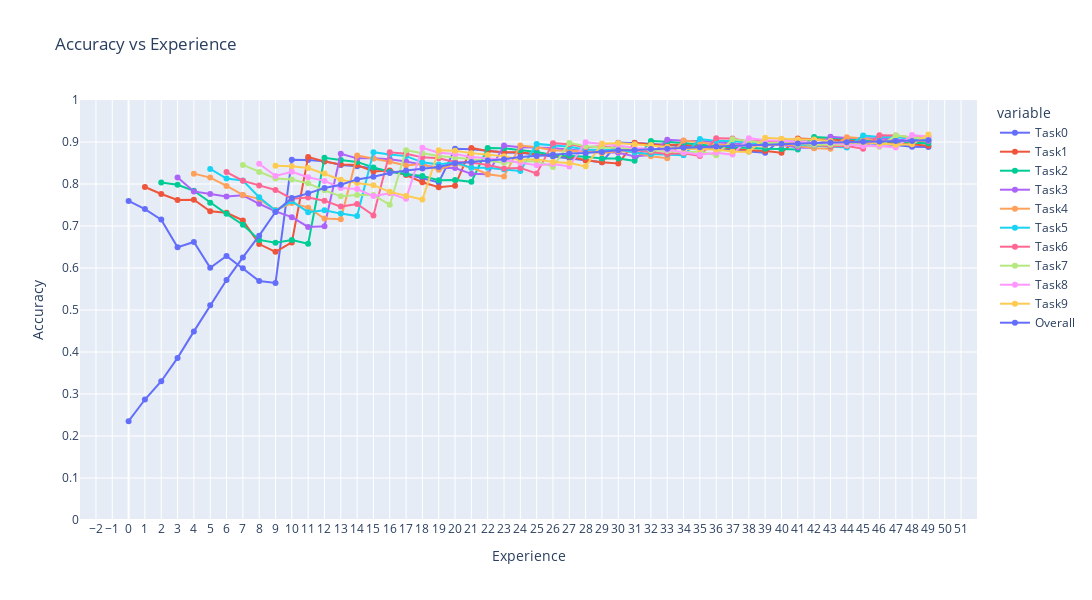

The code cell stored with this chart in its notebook:
### Code cell
# replace with nan noisy metrics
for i in range(10):
    naive["accuracies"][f"Task{i}"][:i] = [np.nan] * i

fig = px.line(
    pd.DataFrame(naive["accuracies"]),
    title="Accuracy vs Experience",
    labels=dict(index="Experience", value="Accuracy"),
    width=1600,
    height=600,
    range_y=[0, 1],
    markers=True,
)
fig.update_layout(
    xaxis=dict(tickmode="linear", tick0=0, dtick=1),
    yaxis=dict(tickmode="linear", tick0=0, dtick=0.1),
)
fig.show()

### Figure 1 — Plotly figure (JSON) as saved in the notebook; plotly's stock layout.template omitted (floating-point values rounded to 4 significant figures)
{"data": [{"hovertemplate": "variable=Task0<br>Experience=%{x}<br>Accuracy=%{y}<extra></extra>", "legendgroup": "Task0", "line": {"color": "#636efa", "dash": "solid"}, "marker": {"symbol": "circle"}, "mode": "lines+markers", "name": "Task0", "orientation": "v", "showlegend": true, "type": "scatter", "x": [0, 1, 2, 3, 4, 5, 6, 7, 8, 9, 10, 11, 12, 13, 14, 15, 16, 17, 18, 19, 20, 21, 22, 23, 24, 25, 26, 27, 28, 29, 30, 31, 32, 33, 34, 35, 36, 37, 38, 39, 40, 41, 42, 43, 44, 45, 46, 47, 48, 49], "xaxis": "x", "y": [0.7596, 0.7403, 0.7152, 0.6494, 0.6618, 0.6003, 0.6285, 0.5996, 0.5688, 0.5643, 0.8576, 0.857, 0.8544, 0.8452, 0.8425, 0.8367, 0.8311, 0.824, 0.8137, 0.8037, 0.8838, 0.8826, 0.8794, 0.8749, 0.8746, 0.8703, 0.8655, 0.8619, 0.8568, 0.852, 0.8985, 0.8975, 0.8958, 0.892, 0.8899, 0.8872, 0.8838, 0.8817, 0.8776, 0.8744, 0.9065, 0.9064, 0.9051, 0.9023, 0.9004, 0.8986, 0.8952, 0.893, 0.8888, 0.8881], "yaxis": "y"}, {"hovertemplate": "variable=Task1<br>Experience=%{x}<br>Accuracy=%{y}<extra></extra>", "legendgroup": "Task1", "line": {"color": "#EF553B", "dash": "solid"}, "marker": {"symbol": "circle"}, "mode": "lines+markers", "name": "Task1", "orientation": "v", "showlegend": true, "type": "scatter", "x": [0, 1, 2, 3, 4, 5, 6, 7, 8, 9, 10, 11, 12, 13, 14, 15, 16, 17, 18, 19, 20, 21, 22, 23, 24, 25, 26, 27, 28, 29, 30, 31, 32, 33, 34, 35, 36, 37, 38, 39, 40, 41, 42, 43, 44, 45, 46, 47, 48, 49], "xaxis": "x", "y": [null, 0.7929, 0.7761, 0.7621, 0.7624, 0.7349, 0.7315, 0.7133, 0.657, 0.6384, 0.6609, 0.8643, 0.8535, 0.8463, 0.845, 0.8297, 0.8322, 0.8212, 0.8042, 0.7922, 0.7961, 0.8859, 0.8784, 0.8755, 0.8758, 0.8703, 0.8692, 0.8654, 0.8564, 0.8517, 0.8491, 0.898, 0.8942, 0.8937, 0.8937, 0.8891, 0.8885, 0.8844, 0.8802, 0.8787, 0.8744, 0.9083, 0.9061, 0.9053, 0.9043, 0.9012, 0.9006, 0.8975, 0.8945, 0.8911], "yaxis": "y"}, {"hovertemplate": "variable=Task2<br>Experience=%{x}<br>Accuracy=%{y}<extra></extra>", "legendgroup": "Task2", "line": {"color": "#00cc96", "dash": "solid"}, "marker": {"symbol": "circle"}, "mode": "lines+markers", "name": "Task2", "orientation": "v", "showlegend": true, "type": "scatter", "x": [0, 1, 2, 3, 4, 5, 6, 7, 8, 9, 10, 11, 12, 13, 14, 15, 16, 17, 18, 19, 20, 21, 22, 23, 24, 25, 26, 27, 28, 29, 30, 31, 32, 33, 34, 35, 36, 37, 38, 39, 40, 41, 42, 43, 44, 45, 46, 47, 48, 49], "xaxis": "x", "y": [null, null, 0.8034, 0.7983, 0.7838, 0.7554, 0.729, 0.703, 0.6668, 0.6601, 0.6668, 0.6576, 0.8623, 0.8574, 0.8526, 0.8394, 0.829, 0.8236, 0.8191, 0.8091, 0.8097, 0.8051, 0.8857, 0.8849, 0.8802, 0.8761, 0.8689, 0.8674, 0.8647, 0.8606, 0.8605, 0.8551, 0.9026, 0.9003, 0.8974, 0.8941, 0.8894, 0.8867, 0.8863, 0.8837, 0.8834, 0.882, 0.9117, 0.9094, 0.9076, 0.9057, 0.9009, 0.9015, 0.8984, 0.8973], "yaxis": "y"}, {"hovertemplate": "variable=Task3<br>Experience=%{x}<br>Accuracy=%{y}<extra></extra>", "legendgroup": "Task3", "line": {"color": "#ab63fa", "dash": "solid"}, "marker": {"symbol": "circle"}, "mode": "lines+markers", "name": "Task3", "orientation": "v", "showlegend": true, "type": "scatter", "x": [0, 1, 2, 3, 4, 5, 6, 7, 8, 9, 10, 11, 12, 13, 14, 15, 16, 17, 18, 19, 20, 21, 22, 23, 24, 25, 26, 27, 28, 29, 30, 31, 32, 33, 34, 35, 36, 37, 38, 39, 40, 41, 42, 43, 44, 45, 46, 47, 48, 49], "xaxis": "x", "y": [null, null, null, 0.8155, 0.7823, 0.7763, 0.7702, 0.7731, 0.7529, 0.7348, 0.7211, 0.6978, 0.6996, 0.872, 0.8611, 0.8614, 0.8589, 0.8537, 0.8454, 0.8383, 0.8378, 0.8242, 0.8233, 0.8917, 0.8877, 0.8866, 0.8856, 0.8813, 0.8782, 0.876, 0.8746, 0.8658, 0.8692, 0.9054, 0.9028, 0.9026, 0.8997, 0.8969, 0.8936, 0.8928, 0.8933, 0.8871, 0.8856, 0.9124, 0.9096, 0.9089, 0.9082, 0.9052, 0.903, 0.9024], "yaxis": "y"}, {"hovertemplate": "variable=Task4<br>Experience=%{x}<br>Accuracy=%{y}<extra></extra>", "legendgroup": "Task4", "line": {"color": "#FFA15A", "dash": "solid"}, "marker": {"symbol": "circle"}, "mode": "lines+markers", "name": "Task4", "orientation": "v", "showlegend": true, "type": "scatter", "x": [0, 1, 2, 3, 4, 5, 6, 7, 8, 9, 10, 11, 12, 13, 14, 15, 16, 17, 18, 19, 20, 21, 22, 23, 24, 25, 26, 27, 28, 29, 30, 31, 32, 33, 34, 35, 36, 37, 38, 39, 40, 41, 42, 43, 44, 45, 46, 47, 48, 49], "xaxis": "x", "y": [null, null, null, null, 0.8247, 0.8152, 0.7953, 0.774, 0.7647, 0.7381, 0.7546, 0.7437, 0.7176, 0.7163, 0.868, 0.861, 0.8529, 0.8441, 0.8476, 0.8342, 0.8478, 0.8394, 0.8232, 0.8179, 0.8915, 0.8874, 0.8802, 0.8788, 0.8777, 0.8735, 0.8784, 0.8757, 0.8659, 0.8614, 0.9035, 0.8992, 0.8943, 0.8925, 0.8923, 0.8915, 0.8949, 0.8911, 0.8849, 0.8839, 0.9116, 0.9084, 0.9033, 0.9029, 0.9017, 0.9038], "yaxis": "y"}, {"hovertemplate": "variable=Task5<br>Experience=%{x}<br>Accuracy=%{y}<extra></extra>", "legendgroup": "Task5", "line": {"color": "#19d3f3", "dash": "solid"}, "marker": {"symbol": "circle"}, "mode": "lines+markers", "name": "Task5", "orientation": "v", "showlegend": true, "type": "scatter", "x": [0, 1, 2, 3, 4, 5, 6, 7, 8, 9, 10, 11, 12, 13, 14, 15, 16, 17, 18, 19, 20, 21, 22, 23, 24, 25, 26, 27, 28, 29, 30, 31, 32, 33, 34, 35, 36, 37, 38, 39, 40, 41, 42, 43, 44, 45, 46, 47, 48, 49], "xaxis": "x", "y": [null, null, null, null, null, 0.8358, 0.8129, 0.8083, 0.7686, 0.7369, 0.7591, 0.7329, 0.7374, 0.7295, 0.7236, 0.8758, 0.87, 0.8664, 0.8516, 0.8463, 0.8519, 0.8384, 0.8384, 0.8346, 0.8309, 0.8955, 0.8913, 0.8888, 0.8824, 0.8808, 0.8824, 0.8752, 0.8715, 0.8704, 0.8686, 0.907, 0.9025, 0.9026, 0.8982, 0.8965, 0.8979, 0.8934, 0.8915, 0.8891, 0.8867, 0.9156, 0.9121, 0.9119, 0.9073, 0.9061], "yaxis": "y"}, {"hovertemplate": "variable=Task6<br>Experience=%{x}<br>Accuracy=%{y}<extra></extra>", "legendgroup": "Task6", "line": {"color": "#FF6692", "dash": "solid"}, "marker": {"symbol": "circle"}, "mode": "lines+markers", "name": "Task6", "orientation": "v", "showlegend": true, "type": "scatter", "x": [0, 1, 2, 3, 4, 5, 6, 7, 8, 9, 10, 11, 12, 13, 14, 15, 16, 17, 18, 19, 20, 21, 22, 23, 24, 25, 26, 27, 28, 29, 30, 31, 32, 33, 34, 35, 36, 37, 38, 39, 40, 41, 42, 43, 44, 45, 46, 47, 48, 49], "xaxis": "x", "y": [null, null, null, null, null, null, 0.8284, 0.8078, 0.7967, 0.7858, 0.7651, 0.7681, 0.7603, 0.7462, 0.7523, 0.7252, 0.8757, 0.872, 0.8634, 0.8614, 0.8526, 0.8514, 0.8452, 0.8367, 0.8383, 0.8251, 0.8973, 0.8948, 0.8876, 0.8898, 0.8853, 0.8803, 0.8761, 0.8713, 0.8732, 0.8666, 0.9087, 0.9083, 0.9011, 0.9031, 0.9007, 0.896, 0.8926, 0.8901, 0.8904, 0.8838, 0.9163, 0.9155, 0.911, 0.9117], "yaxis": "y"}, {"hovertemplate": "variable=Task7<br>Experience=%{x}<br>Accuracy=%{y}<extra></extra>", "legendgroup": "Task7", "line": {"color": "#B6E880", "dash": "solid"}, "marker": {"symbol": "circle"}, "mode": "lines+markers", "name": "Task7", "orientation": "v", "showlegend": true, "type": "scatter", "x": [0, 1, 2, 3, 4, 5, 6, 7, 8, 9, 10, 11, 12, 13, 14, 15, 16, 17, 18, 19, 20, 21, 22, 23, 24, 25, 26, 27, 28, 29, 30, 31, 32, 33, 34, 35, 36, 37, 38, 39, 40, 41, 42, 43, 44, 45, 46, 47, 48, 49], "xaxis": "x", "y": [null, null, null, null, null, null, null, 0.8454, 0.8286, 0.8133, 0.8108, 0.8016, 0.7851, 0.7706, 0.774, 0.7736, 0.7506, 0.8805, 0.8732, 0.8665, 0.8631, 0.8594, 0.8557, 0.8504, 0.8534, 0.8544, 0.8407, 0.8977, 0.8901, 0.8872, 0.8866, 0.8823, 0.8795, 0.8784, 0.8749, 0.8774, 0.8687, 0.9065, 0.9012, 0.8976, 0.8979, 0.8948, 0.8932, 0.8932, 0.8923, 0.8928, 0.8887, 0.9157, 0.9105, 0.9075], "yaxis": "y"}, {"hovertemplate": "variable=Task8<br>Experience=%{x}<br>Accuracy=%{y}<extra></extra>", "legendgroup": "Task8", "line": {"color": "#FF97FF", "dash": "solid"}, "marker": {"symbol": "circle"}, "mode": "lines+markers", "name": "Task8", "orientation": "v", "showlegend": true, "type": "scatter", "x": [0, 1, 2, 3, 4, 5, 6, 7, 8, 9, 10, 11, 12, 13, 14, 15, 16, 17, 18, 19, 20, 21, 22, 23, 24, 25, 26, 27, 28, 29, 30, 31, 32, 33, 34, 35, 36, 37, 38, 39, 40, 41, 42, 43, 44, 45, 46, 47, 48, 49], "xaxis": "x", "y": [null, null, null, null, null, null, null, null, 0.8483, 0.8191, 0.8292, 0.8161, 0.8074, 0.7905, 0.7879, 0.7712, 0.7779, 0.7646, 0.8863, 0.8743, 0.8715, 0.8644, 0.8613, 0.857, 0.8507, 0.8446, 0.8474, 0.8417, 0.8994, 0.896, 0.8916, 0.8855, 0.8834, 0.8813, 0.8757, 0.8699, 0.8742, 0.87, 0.9091, 0.9039, 0.903, 0.9004, 0.8985, 0.8984, 0.8939, 0.8904, 0.8903, 0.887, 0.9164, 0.9131], "yaxis": "y"}, {"hovertemplate": "variable=Task9<br>Experience=%{x}<br>Accuracy=%{y}<extra></extra>", "legendgroup": "Task9", "line": {"color": "#FECB52", "dash": "solid"}, "marker": {"symbol": "circle"}, "mode": "lines+markers", "name": "Task9", "orientation": "v", "showlegend": true, "type": "scatter", "x": [0, 1, 2, 3, 4, 5, 6, 7, 8, 9, 10, 11, 12, 13, 14, 15, 16, 17, 18, 19, 20, 21, 22, 23, 24, 25, 26, 27, 28, 29, 30, 31, 32, 33, 34, 35, 36, 37, 38, 39, 40, 41, 42, 43, 44, 45, 46, 47, 48, 49], "xaxis": "x", "y": [null, null, null, null, null, null, null, null, null, 0.8436, 0.842, 0.838, 0.825, 0.8102, 0.8023, 0.7972, 0.7813, 0.7713, 0.7629, 0.8805, 0.8791, 0.8735, 0.8691, 0.8662, 0.8579, 0.8591, 0.8526, 0.85, 0.842, 0.896, 0.8979, 0.8945, 0.8926, 0.8878, 0.8837, 0.8835, 0.8824, 0.8774, 0.8765, 0.9099, 0.908, 0.906, 0.9062, 0.9025, 0.8976, 0.8992, 0.896, 0.8937, 0.8948, 0.9176], "yaxis": "y"}, {"hovertemplate": "variable=Overall<br>Experience=%{x}<br>Accuracy=%{y}<extra></extra>", "legendgroup": "Overall", "line": {"color": "#636efa", "dash": "solid"}, "marker": {"symbol": "circle"}, "mode": "lines+markers", "name": "Overall", "orientation": "v", "showlegend": true, "type": "scatter", "x": [0, 1, 2, 3, 4, 5, 6, 7, 8, 9, 10, 11, 12, 13, 14, 15, 16, 17, 18, 19, 20, 21, 22, 23, 24, 25, 26, 27, 28, 29, 30, 31, 32, 33, 34, 35, 36, 37, 38, 39, 40, 41, 42, 43, 44, 45, 46, 47, 48, 49], "xaxis": "x", "y": [0.2354, 0.2869, 0.3305, 0.386, 0.4491, 0.5113, 0.5713, 0.6252, 0.677, 0.7334, 0.7667, 0.7777, 0.7903, 0.7984, 0.8109, 0.8171, 0.826, 0.8321, 0.8367, 0.8407, 0.8493, 0.8524, 0.856, 0.859, 0.8641, 0.8669, 0.8699, 0.8728, 0.8735, 0.8764, 0.8805, 0.881, 0.8831, 0.8842, 0.8863, 0.8877, 0.8892, 0.8907, 0.8916, 0.8932, 0.896, 0.8965, 0.8975, 0.8987, 0.8994, 0.9005, 0.9012, 0.9024, 0.9026, 0.9039], "yaxis": "y"}], "layout": {"height": 600, "legend": {"title": {"text": "variable"}, "tracegroupgap": 0}, "title": {"text": "Accuracy vs Experience"}, "width": 1600, "xaxis": {"anchor": "y", "domain": [0, 1], "dtick": 1, "tick0": 0, "tickmode": "linear", "title": {"text": "Experience"}}, "yaxis": {"anchor": "x", "domain": [0, 1], "dtick": 0.1, "range": [0, 1], "tick0": 0, "tickmode": "linear", "title": {"text": "Accuracy"}}}}
